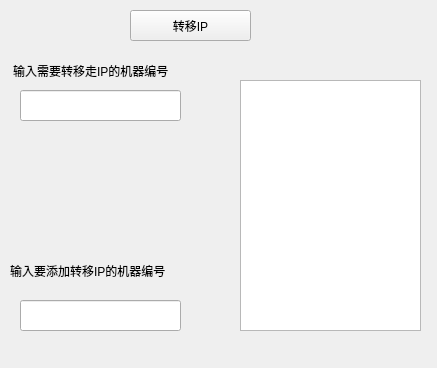
<?xml version="1.0" encoding="UTF-8"?>
<ui version="4.0">
 <class>Form</class>
 <widget class="QWidget" name="Form">
  <property name="geometry">
   <rect>
    <x>0</x>
    <y>0</y>
    <width>437</width>
    <height>368</height>
   </rect>
  </property>
  <property name="windowTitle">
   <string>Form</string>
  </property>
  <widget class="QPushButton" name="pushButton">
   <property name="geometry">
    <rect>
     <x>130</x>
     <y>10</y>
     <width>121</width>
     <height>31</height>
    </rect>
   </property>
   <property name="text">
    <string>转移IP</string>
   </property>
  </widget>
  <widget class="QLineEdit" name="ser_num_one">
   <property name="geometry">
    <rect>
     <x>20</x>
     <y>90</y>
     <width>161</width>
     <height>31</height>
    </rect>
   </property>
  </widget>
  <widget class="QLabel" name="label">
   <property name="geometry">
    <rect>
     <x>13</x>
     <y>60</y>
     <width>191</width>
     <height>21</height>
    </rect>
   </property>
   <property name="text">
    <string>输入需要转移走IP的机器编号</string>
   </property>
  </widget>
  <widget class="QLabel" name="label_3">
   <property name="geometry">
    <rect>
     <x>10</x>
     <y>260</y>
     <width>191</width>
     <height>21</height>
    </rect>
   </property>
   <property name="text">
    <string>输入要添加转移IP的机器编号</string>
   </property>
  </widget>
  <widget class="QLineEdit" name="ser_num_two">
   <property name="geometry">
    <rect>
     <x>20</x>
     <y>300</y>
     <width>161</width>
     <height>31</height>
    </rect>
   </property>
  </widget>
  <widget class="QTextEdit" name="textEdit">
   <property name="geometry">
    <rect>
     <x>240</x>
     <y>80</y>
     <width>181</width>
     <height>251</height>
    </rect>
   </property>
  </widget>
 </widget>
 <resources/>
 <connections/>
</ui>
